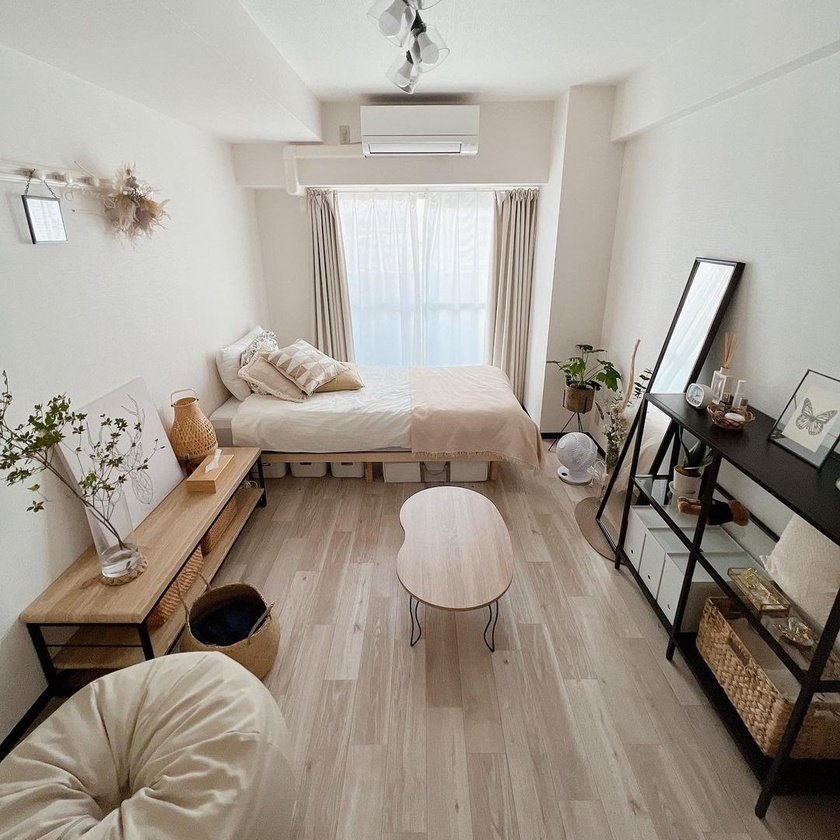
#> input picture images/test.jpg, 840 x 840 px, shrunk from 1080 x 1080 before the run, found by its file name
$ python day1_image.py
#> lines starting #> are read from the running program, lines starting #| are printed output that depends on the picture
import cv2

img = cv2.imread("images/test.jpg")
#> img is the input picture: shape (840, 840, 3); mean B, G, R 146.3, 156.2, 163.9

gray = cv2.cvtColor(img, cv2.COLOR_BGR2GRAY)
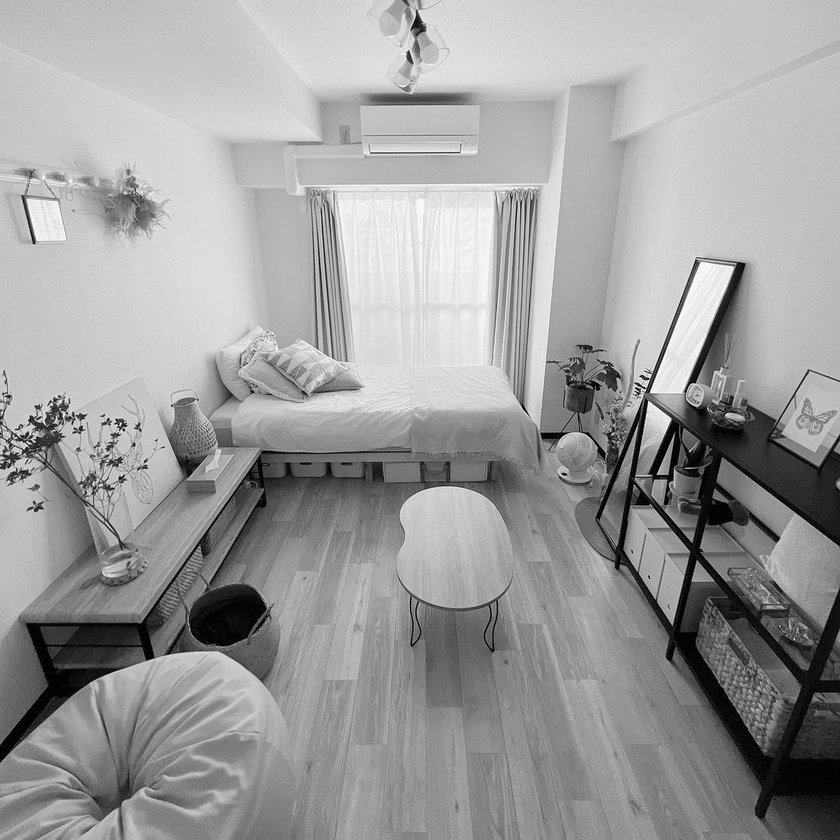
#> gray: shape (840, 840); min 0, max 255, mean 157.4

edges = cv2.Canny(gray, 100, 200)
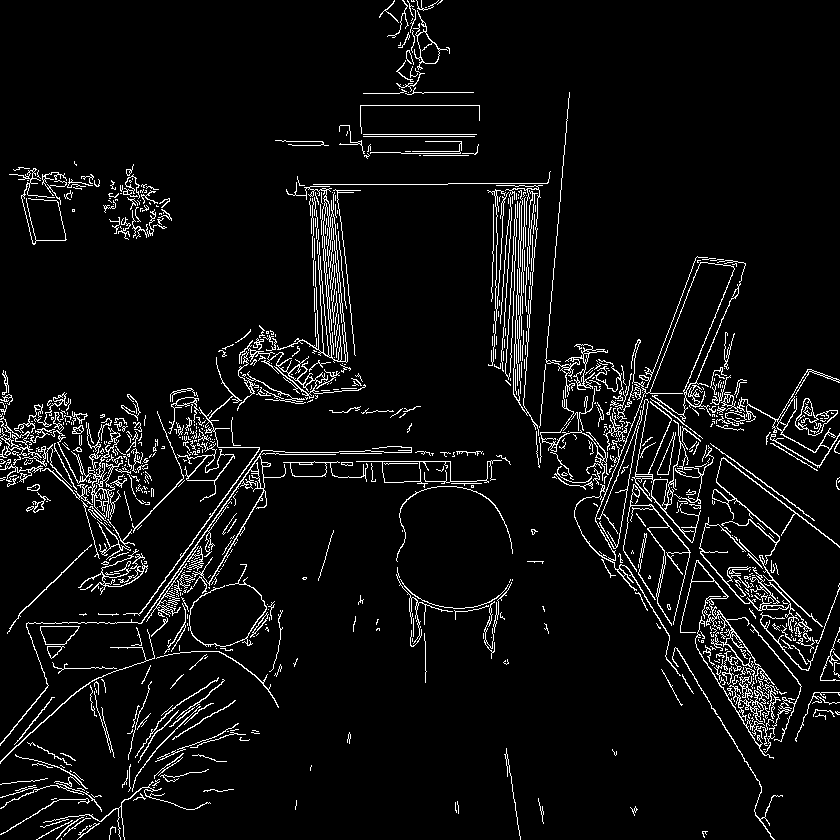
#> edges: shape (840, 840); 5.8% white in thin lines or dots

print("color shape =", img.shape)
#| color shape = (840, 840, 3)
print("gray shape =", gray.shape)
#| gray shape = (840, 840)
print("edges shape =", edges.shape)
#| edges shape = (840, 840)

cv2.imshow("color", img)
cv2.imshow("gray", gray)
cv2.imshow("edges", edges)

cv2.waitKey(0)
cv2.destroyAllWindows()
